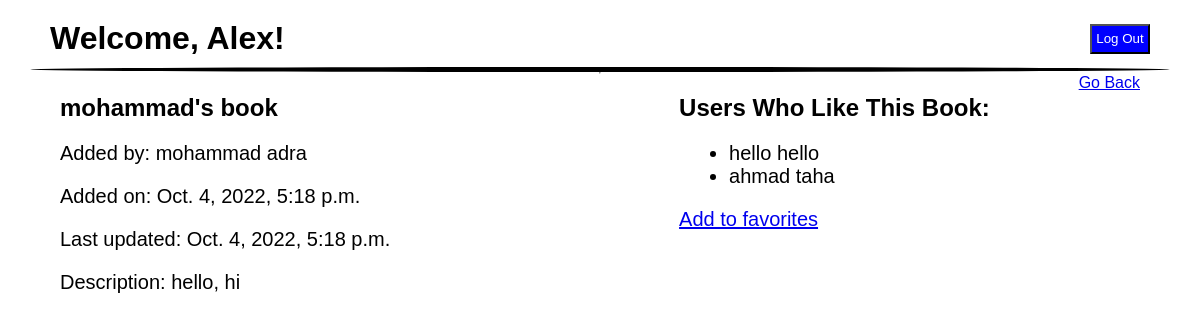
Screenshot of /books/7 (signed in) with the database file from the repository.
### app_one/models.py (models this page shows)
class User(models.Model):
    first_name = models.CharField(max_length=45)
    last_name = models.CharField(max_length=45)
    email = models.CharField(max_length=45)
    password = models.CharField(max_length=255)
    created_at = models.DateTimeField(auto_now_add=True)
    updated_at = models.DateTimeField(auto_now=True)
    objects = UserManager()

class Book(models.Model):
    title = models.CharField(max_length=255)
    description = models.TextField(default="")
    uploaded_by = models.ForeignKey(User, related_name='uploaded_by',on_delete = models.CASCADE,default="")
    users_who_like = models.ManyToManyField(User, related_name="liked_books")
    created_at = models.DateTimeField(auto_now_add=True)
    updated_at = models.DateTimeField(auto_now=True)
    objects = BookManager()

### app_one/views.py (the view)
# urls.py: path('books/<int:book_id>',views.book_details),
def book_details(request, book_id):
    context = {
        'userid' : User.objects.get(id=request.session['id']),
        'details' : Book.objects.get(id=book_id),
        'my_faves': Book.objects.filter(users_who_like=request.session['id'])
    }
    return render (request, 'details.html', context)

### app_one/templates/details.html (shortened to what this page needs)
<!DOCTYPE html>
<html lang="en">
<head>
</head>
<body>
    <div class="header">
        <h1>Welcome, {{userid.first_name}}!</h1>
        <button><a href="/logout">Log Out</a></button>
    </div>
    <div class="line"></div>
    <hr>
    <div class="wrapper">
        <div class="book_details">
                {% if userid.id != details.uploaded_by.id %}
                    <h2>{{details.title}}</h2>
                    <p>Added by: {{details.uploaded_by.first_name}} {{details.uploaded_by.last_name}}</p>
                    <p>Added on: {{details.created_at}}</p>
                    <p>Last updated: {{details.updated_at}}</p>
                    <p>Description: {{details.description}}</p>
                {% endif %}
        </div>
        <div class="likes">
            <h2>Users Who Like This Book:</h2>
            <ul>
            {%for detail in details.users_who_like.all%}
                <li>{{detail.first_name}} {{detail.last_name}}</li>
            {%empty%}
                <p>No users have made this book a favorite yet!</p>
            {%endfor%}
            </ul>
            {%if userid not in details.users_who_like.all%}
                        <p><a href="/books/{{details.id}}/favorite">Add to favorites</a></p>
                    {%elif userid in details.users_who_like.all%}
                        <a href="/books/{{details.id}}/unfavorite">Un-Favorite</a>
            {%endif%}
        </div>
        <a href="/books" id = "go_back">Go Back</a>
    </div>
</body>
</html>

### app_one/templates/details.html (style rules this page uses)
* { padding: 0; margin: 0; font-family: Arial, Helvetica, sans-serif; }
body { display: flex; flex-direction: column; align-items: center; }
.header { display: flex; justify-content: space-between; align-items: center; width: 100%; margin-top: 20px; }
h1 { margin-left: 50px; }
.header button { background-color: blue; cursor: pointer; width: 60px; height: 30px; margin-right: 50px; }
.header a { color: white; text-decoration: none; }
.line { background-color: black; width: 95%; height: 5px; border-radius: 50%; margin-top: 10px; }
.wrapper { display: flex; justify-content: space-between; width: 90%; }
.book_details { display: flex; flex-direction: column; gap: 20px; }
.book_details h2 { margin-top: 20px; }
p { font-size: 20px; }
.likes ul { font-size: 20px; margin-left: 50px; }
.likes { display: flex; flex-direction: column; gap: 20px; margin-left: 200px; margin-top: 20px; }

### rows the page displays
User: first_name "Alex"
Book: title "mohammad's book", uploaded_by.first_name "mohammad", uploaded_by.last_name "adra", created_at "Oct. 4, 2022, 5:18 p.m.", updated_at "Oct. 4, 2022, 5:18 p.m.", description "hello, hi"
User: first_name "hello", last_name "hello"
User: first_name "ahmad", last_name "taha"
